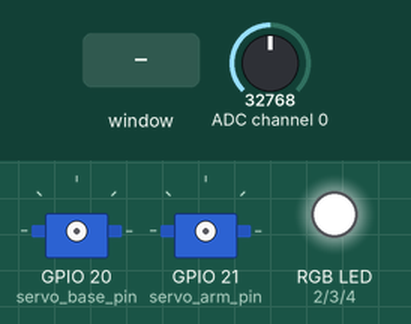
Recording of a program running on a simulated Raspberry Pi (BCM pin numbers). On the bench: 2 × servo, an RGB LED mixed from three pins (HIGH = lit). Inputs (shaded band) come from the test bench; at power-on: ADC channel 0 = 32768 (analog values on the 0–65535 scale). The desktop window is not drawn, its controls go by their first labels and the mouse button is held 0.15 s; empty text fields in the window are filled with 5; message boxes are confirmed after 1 s; servo angles are drawn from the pulse width (0.5 ms = 0°, 2.5 ms = 180°).

Above: at 1.2 s.
1.3 s: control labelled "Adjust" in the window clicked
At 3.2 s:
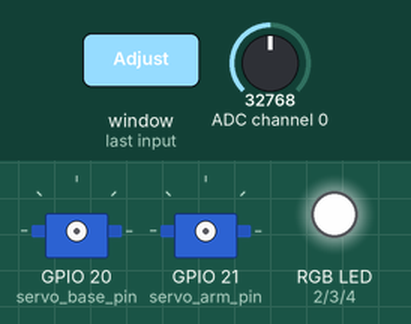
3.5 s: control labelled "0" in the window clicked
5.5 s: control labelled "30" in the window clicked
At 7.7 s:
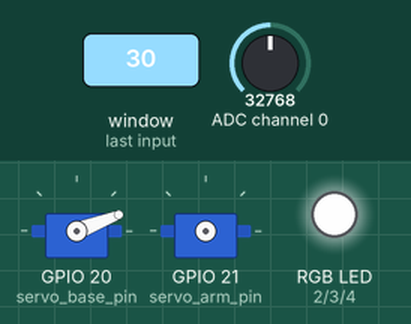
8.0 s: control labelled "90" in the window clicked
At 9.8 s:
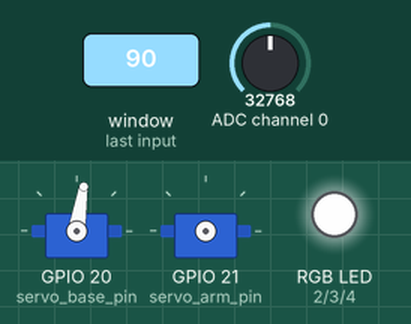
10.5 s: control labelled "135" in the window clicked
At 13.7 s:
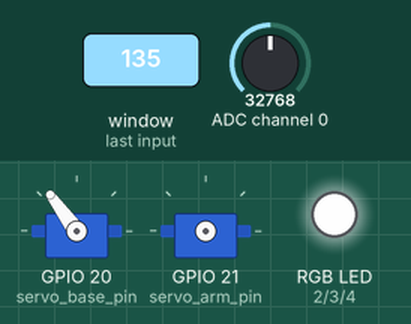
14.0 s: control no. 2 labelled "0" in the window clicked
Timing chart, 0 to 17.0 s (numbered marks = the images above; inputs shaded):
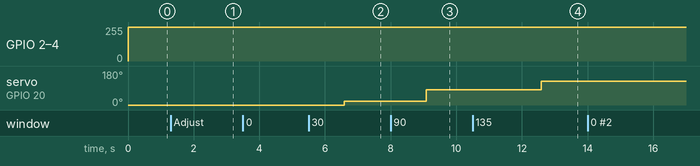

The program:

Air_Quality_Module.py
```python
# Raspberry Pi Adjustable Air Quality Detector Controlled via GUI
#
# Raspberry Pi 3B+
#
# By Kutluhan Aktar
#
# Learn how to develop a GUI, named Air Quality Module, to control a mini pan-tilt kit and get information from an MQ-135 Air Quality Sensor.
# Also, you can change the background light (RGB) via the GUI.
#
# Get more information on the project page:
# https://theamplituhedron.com/projects/Raspberry-Pi-Adjustable-Air-Quality-Detector-Controlled-via-GUI/


from guizero import App, Box, Text, TextBox, PushButton, ButtonGroup, MenuBar, info, yesno, warn
from time import sleep
from subprocess import call
import RPi.GPIO as GPIO
import busio
import digitalio
import board
import adafruit_mcp3xxx.mcp3008 as MCP
from adafruit_mcp3xxx.analog_in import AnalogIn


# Create the SPI bus
spi = busio.SPI(clock=board.SCK, MISO=board.MISO, MOSI=board.MOSI)

# Create the cs (chip select)
cs = digitalio.DigitalInOut(board.D5)

# Create the mcp object
mcp = MCP.MCP3008(spi, cs)

# Create analog inputs connected to the input pins on the MCP3008.
channel_0 = AnalogIn(mcp, MCP.P0)

# Define RGB pins settings and PWM frequencies
GPIO.setmode(GPIO.BCM)
red_pin = 2
green_pin = 3
blue_pin = 4
GPIO.setup(red_pin, GPIO.OUT)
GPIO.setup(green_pin, GPIO.OUT)
GPIO.setup(blue_pin, GPIO.OUT)
red_value = GPIO.PWM(red_pin, 100)
blue_value = GPIO.PWM(blue_pin, 100)
green_value = GPIO.PWM(green_pin, 100)
red_value.start(100)
blue_value.start(100)
green_value.start(100)

# Define servo motor pin settings and PWM frequencies
servo_base_pin = 20
servo_arm_pin = 21
GPIO.setup(servo_base_pin, GPIO.OUT)
GPIO.setup(servo_arm_pin, GPIO.OUT)
servo_base_value = GPIO.PWM(servo_base_pin, 50)
servo_arm_value = GPIO.PWM(servo_arm_pin, 50)
servo_base_value.start(0)
servo_arm_value.start(0)


# Define menu bar options' commands (functions).
def Tutorial():
    # Open the project page if requested.
    go_to_tutorial = yesno("Open Tutorial", "Get more information about the project!")
    if go_to_tutorial == True:
        command = "chromium-browser https://theamplituhedron.com/projects/"
        call([command], shell=True)
        print("Project Tutorial!")
    else:
        warn("Close", "Return to the application!")

def Components():
    info("Components", "Raspberry Pi 3B+\nMQ-135 Sensor\nMini Pan-Tilt Kit\n2 x Servo Motor\nRGB LED\n2 x Mini Breadboard\nMCP3008")

def About():
    info("About", "Develop a GUI, named Air Quality Module, to control a mini pan-tilt kit and get information from an MQ-135 Air Quality Sensor. Also, you can change the background light (RGB) on the GUI.")

#  Define application commands and features:
def _range(x, in_min, in_max, out_min, out_max):
    return int((x - in_min) * (out_max - out_min) / (in_max - in_min) + out_min)

def evaluateSensorValue():
    # Test your module, then define the value range - in this case between 0 and 60000.
    sensorValue = _range(channel_0.value, 0, 60000, 0, 1023)
    sensor_value.value = sensorValue
    # Threshold
    if(sensorValue > 300):
        status_text.value = "Status: DANGER"
        status_text.text_color = "yellow"
        warn("!!!DANGER!!!", "Air Quality Deteriorating!")
    else:
        status_text.value = "Status: OK"
        status_text.text_color = "green"

def adjust_color():
    red = _range(int(r_input.value), 0, 255, 1, 100)
    green = _range(int(g_input.value), 0, 255, 1, 100)
    blue = _range(int(b_input.value), 0, 255, 1, 100)
    red_value.ChangeDutyCycle(101 - red)
    blue_value.ChangeDutyCycle(101 - blue)
    green_value.ChangeDutyCycle(101 - green)

def base_tilt_move():
    # Cycle values between 2 and 12 are working precisely:
    selected_angle = 2 + (int(base_angle.value) / 18)
    servo_base_value.ChangeDutyCycle(selected_angle)
    sleep(0.5)
    servo_base_value.ChangeDutyCycle(0)

def arm_tilt_move():
    selected_angle = 2 + (int(arm_angle.value) / 18)
    servo_arm_value.ChangeDutyCycle(selected_angle)
    sleep(0.5)
    servo_arm_value.ChangeDutyCycle(0)

# Create the GUI application.
appWidth = 1200
appHeight = 500
app = App(title="Air Quality Module", bg="#eb2e00", width=appWidth, height=appHeight)
# Define menu bar options.
menubar = MenuBar(app, toplevel=["Tutorial", "Components", "About"],
                  options=[
                      [ ["View", Tutorial] ],
                      [ ["Inspect", Components ] ],
                      [ ["About", About] ]
                  ])
# Design the interface using the box widget.
top = Box(app, width="fill", height=appHeight / 2, align="top")
bottom = Box(app, width="fill", height=appHeight / 2, align="bottom")
color_interface = Box(top, width=appWidth / 2, align="left", layout="grid", border=True)
quality_interface = Box(top, width=appWidth / 2, align="right")
base_interface = Box(bottom, width=appWidth / 2, align="left")
arm_interface = Box(bottom, width=appWidth / 2, align="right")

# RGB Color Interface
color_header = Text(color_interface, text="Adjust RGB Background Color", color="#002699", size=20, grid=[0,0])
r_label = Text(color_interface, text="R :", color="#1a53ff", size=15, grid=[0,1])
r_input = TextBox(color_interface, grid=[1,1])
r_input.bg = "#ff5c33"
r_input.text_color = "#1a53ff"
g_label = Text(color_interface, text="G :", color="#1a53ff", size=15, grid=[0,2])
g_input = TextBox(color_interface, grid=[1,2])
g_input.bg = "#ff5c33"
g_input.text_color = "#1a53ff"
b_label = Text(color_interface, text="B :", color="#1a53ff", size=15, grid=[0,3])
b_input = TextBox(color_interface, grid=[1,3])
b_input.bg = "#ff5c33"
b_input.text_color = "#1a53ff"
adjust_button = PushButton(color_interface, grid=[2,4], width="20", text="Adjust", command=adjust_color)
adjust_button.bg = "#002699"
adjust_button.text_color = "white"

# Air Quality Interface
quality_header = Text(quality_interface, text="Air Quality Sensor", color="#002699", size=20, align="top")
sensor_value = Text(quality_interface, text="TEST", color="#002699", size=120)
status_text = Text(quality_interface, text="Status: OK", color="green", size=15, align="bottom")
# Update the sensor value.
sensor_value.repeat(1000, evaluateSensorValue)

# Mini Pan-Tilt Base Interface
base_header = Text(base_interface, text="Pan-Tilt Base", color="#002699", size=20)
base_angle = ButtonGroup(base_interface, options=["0", "30", "45", "90", "135", "180"], selected="0", width=20, command=base_tilt_move)
base_angle.text_size = 15
base_angle.text_color = "white"

# Mini Pan-Tilt Arm Interface
arm_header = Text(arm_interface, text="Pan-Tilt Arm", color="#002699", size=20)
arm_angle = ButtonGroup(arm_interface, options=["0", "30", "45", "90", "135", "180"], selected="0", width=20, command=arm_tilt_move)
arm_angle.text_size = 15
arm_angle.text_color = "white"

# Start the loop.
app.display()
```

Measured:
- after the input at 1.3 s, GPIO 2 (red_pin), GPIO 3 (green_pin), GPIO 4 (blue_pin): 255/255 → 252/255 after 0.79 s
- after the input at 5.5 s, servo on GPIO 20 (servo_base_pin): 0° → 21° after 1.1 s
- after the input at 8.0 s, servo on GPIO 20 (servo_base_pin): 21° → 81° after 1.1 s
- after the input at 10.5 s, servo on GPIO 20 (servo_base_pin): 81° → 126° after 2.1 s
